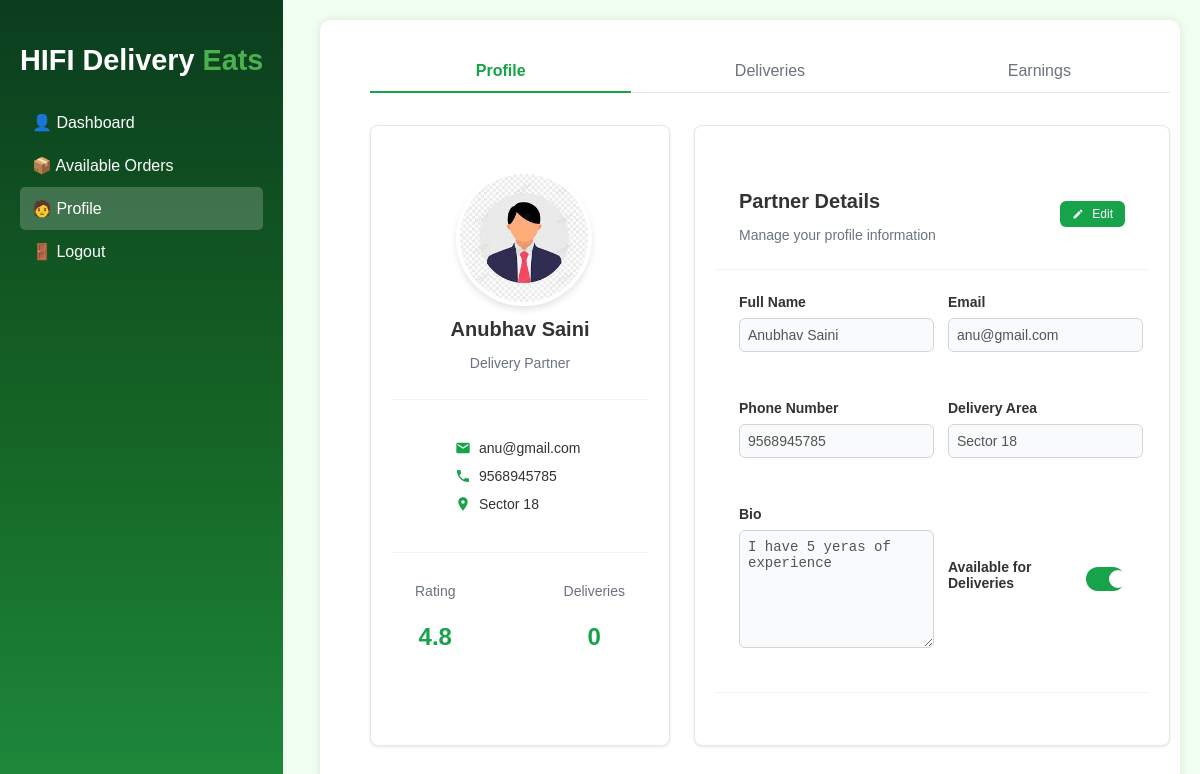
The app's page /delivery-partner/profile (signed in) with its own data.
### models.py (models this page shows, shortened)
class BaseModel(db.Model):
    __abstract__ = True
    PREFIX = None  # each child model must set this

class DeliveryAgent(UserMixin, BaseModel):
    __tablename__ = 'delivery_agent'
    PREFIX = 'DA'
    delivery_agent_id = db.Column(db.String(10), primary_key=True)
    username = db.Column(db.String(100))
    email = db.Column(db.String(100), unique=True)
    phone = db.Column(db.Integer, unique=True, nullable=False)
    password = db.Column(db.String(100), nullable=False)
    image = db.Column(db.String(255), nullable=True, server_default='')
    bio = db.Column(db.Text, nullable=True, server_default='')
    delivery_area = db.Column(db.String(100), nullable=False)
    available_slots = db.Column(db.Boolean, nullable=False, default=True)
    id_proof = db.Column(db.String(12), nullable=False, server_default='')
    is_approved = db.Column(db.Boolean, nullable=False, server_default='0')
    is_active = db.Column(db.Boolean, nullable=False, server_default='1')
    earnings = db.relationship("Earnings", back_populates="delivery_agent")
    delivery_feedbacks = db.relationship("DeliveryFeedback", back_populates="delivery_agent")
    deliveries = db.relationship("Order", back_populates="delivery_agent", foreign_keys="Order.delivery_agent_id")
    def __repr__(self):
        return f'<DeliveryAgent {self.username}>'

### routes/delivery_agent_routes.py (the view)
    @app.route('/delivery-partner/profile')
    def delivery_partner_profile():
        if not current_user.is_authenticated:
            flash("Please log in to access your profile.", "danger")
            return redirect(url_for('employee_login'))
        agent = DeliveryAgent.query.get(current_user.delivery_agent_id)
        print("Loaded agent:", agent)
        return render_template('delivery_agent/profile.html', user=agent)

### templates/delivery_agent/profile.html (shortened to what this page needs)
{% extends "/delivery_agent/index.html" %}
{% block css %}
<link rel="stylesheet" href="/css/delivery_agent/profile.css">
{% endblock css %}
{% block content %}
    <div class="container">
        <form id="profile-form" action="{{ url_for('edit_delivery_agent', agent_id=user.delivery_agent_id) }}" method="POST" enctype="multipart/form-data">
            <div class="profile-container">
                <div class="tabs">
                    <div class="tab-list">
                        <button type="button" class="tab-button active" data-tab="profile">Profile</button>
                        <button type="button" class="tab-button" data-tab="deliveries">Deliveries</button>
                        <button type="button" class="tab-button" data-tab="earnings">Earnings</button>
                    </div>
                    <div class="tab-content active" id="profile-tab">
                        <div class="profile-grid">
                            <div class="card">
                                <div class="card-header text-center">
                                    <div class="profile-image-container">
                                        <img id="profile-img" src="{{ url_for('static', filename=user.image) or 'https://via.placeholder.com/128' }}" alt="Profile picture" class="profile-image">
                                    </div>
                                    <h3 class="profile-name" id="display-name">{{ user.username }}</h3>
                                    <p class="profile-role">Delivery Partner</p>
                                </div>
                                <div class="card-content">
                                    <ul class="info-list">
                                        <li class="info-item">
                                            <svg class="info-icon" viewBox="0 0 24 24">
                                                <path fill="currentColor" d="M20 4H4c-1.1 0-1.99.9-1.99 2L2 18c0 1.1.9 2 2 2h16c1.1 0 2-.9 2-2V6c0-1.1-.9-2-2-2zm0 4l-8 5-8-5V6l8 5 8-5v2z"></path>
                                            </svg>
                                            <span id="display-email">{{ user.email }}</span>
                                        </li>
                                        <li class="info-item">
                                            <span id="display-phone">{{ user.phone }}</span>
                                        </li>
                                        <li class="info-item">
                                            <svg class="info-icon" viewBox="0 0 24 24">
                                                <path fill="currentColor" d="M12 2C8.13 2 5 5.13 5 9c0 5.25 7 13 7 13s7-7.75 7-13c0-3.87-3.13-7-7-7zm0 9.5c-1.38 0-2.5-1.12-2.5-2.5s1.12-2.5 2.5-2.5 2.5 1.12 2.5 2.5-1.12 2.5-2.5 2.5z"></path>
                                            </svg>
                                            <span id="display-area">{{ user.delivery_area }}</span>
                                        </li>
                                    </ul>
                                </div>
                                <div class="card-footer">
                                    <div>
                                        <p class="stat-label">Rating</p>
                                        <p class="stat-value">4.8</p>
                                    </div>
                                    <div>
                                        <p class="stat-label">Deliveries</p>
                                        <p class="stat-value">0</p>
                                    </div>
                                </div>
                            </div>
                            <div class="card">
                                <div class="card-header card-header-flex">
                                    <div>
                                        <h3 class="card-title">Partner Details</h3>
                                        <p class="card-description">Manage your profile information</p>
                                    </div>
                                    <button type="button" id="edit-toggle-btn" class="btn btn-primary btn-sm">
                                    </button>
                                </div>
                                <div class="card-content">
                                    <div class="form-grid">
                                        <div class="form-group">
                                            <label for="name" class="form-label">Full Name</label>
                                            <input type="text" id="name" name="username" class="form-control" value="{{ user.username }}">
                                        </div>
                                        <div class="form-group">
                                            <label for="email" class="form-label">Email</label>
                                            <input type="email" id="email" name="email" class="form-control" value="{{ user.email }}">
                                        </div>
                                        <div class="form-group">
                                            <label for="phone" class="form-label">Phone Number</label>
                                            <input type="text" id="phone" name="phone" class="form-control" value="{{ user.phone }}">
                                        </div>
                                        <div class="form-group">
                                            <label for="deliveryArea" class="form-label">Delivery Area</label>
                                            <input type="text" id="deliveryArea" name="delivery_area" class="form-control" value="{{ user.delivery_area }}">
                                        </div>
                                        <div class="form-group">
                                            <label for="bio" class="form-label">Bio</label>
                                            <textarea id="bio" name="bio" class="form-control">{{ user.bio }}</textarea>
                                        </div>
                                        <div class="form-group form-switch">
                                            <label for="available" class="form-label">Available for Deliveries</label>
                                            <label class="switch">
                                                <span class="slider"></span>
                                            </label>
                                        </div>
                                    </div>
                                </div>
                                <div class="card-footer">
                                </div>
                            </div>
                        </div>
                    </div>
                </div>
            </div>
        </div>
</div>
{% endblock %}

### static/css/delivery_agent/index.css (style rules this page uses)
body { font-family: 'Poppins', sans-serif; margin: 0; background: #f0fff0; }
.card { background: #f1f2f6; padding: 20px; border-radius: 10px; box-shadow: 2px 2px 10px rgba(0,0,0,0.1); flex: 1; text-align: center; transition: 0.3s; }
.profile-image { width: 40px; height: 40px; border-radius: 50%; object-fit: cover; }

### static/css/delivery_agent/profile.css (style rules this page uses)
body { background-color: #f0fff0; color: #333; }
.container { width: 100%; max-width: 1200px; margin: 0 auto; padding: 0 20px; }
.profile-container { max-width: 1000px; margin: 0 auto; }
.tabs { margin-bottom: 2rem; }
.tab-list { display: grid; grid-template-columns: repeat(3, 1fr); gap: 0.5rem; margin-bottom: 2rem; border-bottom: 1px solid #e5e7eb; }
.tab-button { background: none; border: none; padding: 0.75rem; font-size: 1rem; cursor: pointer; position: relative; color: #6b7280; text-align: center; }
.tab-button.active { color: #16a34a; font-weight: 600; }
.tab-button.active::after { content: ''; position: absolute; bottom: -1px; left: 0; width: 100%; height: 2px; background-color: #16a34a; }
.tab-content { display: none; }
.tab-content.active { display: block; }
.profile-grid { display: grid; gap: 1.5rem; }
@media (min-width: 768px) { .profile-grid { grid-template-columns: 300px 1fr; } }
.card { background-color: white; border-radius: 0.5rem; box-shadow: 0 1px 3px rgba(0, 0, 0, 0.1); border: 1px solid #e5e7eb; overflow: hidden; }
.card-header { padding: 1.5rem 1.5rem 0.75rem; border-bottom: 1px solid #f3f4f6; }
.card-header-flex { display: flex; justify-content: space-between; align-items: center; }
.card-title { font-size: 1.25rem; font-weight: 600; margin-bottom: 0.25rem; font-weight: bold; text-align: left; }
.card-description { color: #6b7280; font-size: 0.875rem; }
.card-content { padding: 1.5rem; }
.card-footer { padding: 1rem 1.5rem; border-top: 1px solid #f3f4f6; display: flex; justify-content: space-between; }
.profile-image-container { position: relative; width: 128px; height: 128px; margin: 0 auto 1rem; }
.profile-image { width: 100%; height: 100%; border-radius: 50%; object-fit: cover; border: 4px solid white; box-shadow: 0 4px 6px rgba(0, 0, 0, 0.1); }
.text-center { text-align: center; }
.profile-name { font-size: 1.25rem; font-weight: 600; margin-bottom: 0.25rem; }
.profile-role { color: #6b7280; font-size: 0.875rem; margin-bottom: 1rem; }
.stat-label { font-size: 0.875rem; color: #6b7280; }
.stat-value { font-size: 1.5rem; font-weight: 700; color: #16a34a; }
.info-list { list-style: none; margin: 1rem 0; }
.info-item { display: flex; align-items: center; gap: 0.5rem; margin-bottom: 0.75rem; font-size: 0.875rem; }
.info-icon { color: #16a34a; width: 16px; height: 16px; flex-shrink: 0; }
.form-grid { display: grid; gap: 2rem; }
@media (min-width: 640px) { .form-grid { grid-template-columns: repeat(2, 1fr); } }
.form-group { margin-bottom: 1rem; }
.form-label { display: block; margin-bottom: 0.5rem; font-size: 0.875rem; font-weight: bold; text-align: left; }
.form-control { width: 100%; padding: 0.5rem; border: 1px solid #d1d5db; border-radius: 0.375rem; font-size: 0.875rem; }
.form-control:disabled { background-color: #f9fafb; cursor: not-allowed; }
textarea.form-control { min-height: 100px; resize: vertical; }
.form-switch { display: flex; align-items: center; justify-content: space-between; }
.switch { position: relative; display: inline-block; width: 44px; height: 24px; }
.slider { position: absolute; cursor: pointer; top: 0; left: 0; right: 0; bottom: 0; background-color: #e5e7eb; transition: .4s; border-radius: 24px; }
.slider:before { position: absolute; content: ""; height: 18px; width: 18px; left: 3px; bottom: 3px; background-color: white; transition: .4s; border-radius: 50%; }
input:checked + .slider { background-color: #16a34a; }
input:checked + .slider:before { transform: translateX(20px); }
.btn { display: inline-flex; align-items: center; justify-content: center; padding: 0.5rem 1rem; font-size: 0.875rem; font-weight: 500; border-radius: 0.375rem; cursor: pointer; transition: all 0.2s; }
.btn-primary { background-color: #16a34a; color: white; border: none; }
.btn-sm { padding: 0.375rem 0.75rem; font-size: 0.75rem; }

### records on screen
DeliveryAgent: image (picture), username "Anubhav Saini", email "anu@gmail.com", phone "9568945785", delivery_area "Sector 18", bio "I have 5 yeras of experience"
